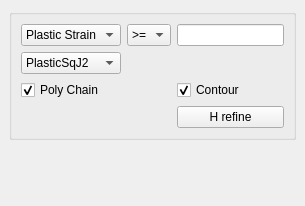
<?xml version="1.0" encoding="UTF-8"?>
<ui version="4.0">
 <class>hrefineDW</class>
 <widget class="QDockWidget" name="hrefineDW">
  <property name="geometry">
   <rect>
    <x>0</x>
    <y>0</y>
    <width>305</width>
    <height>206</height>
   </rect>
  </property>
  <property name="features">
   <set>QDockWidget::NoDockWidgetFeatures</set>
  </property>
  <property name="windowTitle">
   <string>DockWidget</string>
  </property>
  <widget class="QWidget" name="dockWidgetContents">
   <layout class="QGridLayout" name="gridLayout_2">
    <item row="0" column="0">
     <widget class="QGroupBox" name="groupBox_3">
      <property name="title">
       <string/>
      </property>
      <layout class="QGridLayout" name="gridLayout">
       <item row="0" column="0">
        <widget class="QComboBox" name="comboBox">
         <item>
          <property name="text">
           <string>Plastic Strain</string>
          </property>
         </item>
        </widget>
       </item>
       <item row="0" column="1">
        <widget class="QComboBox" name="comboBox_2">
         <item>
          <property name="text">
           <string>&gt;=</string>
          </property>
         </item>
        </widget>
       </item>
       <item row="0" column="2">
        <widget class="QLineEdit" name="isoValue"/>
       </item>
       <item row="1" column="0">
        <widget class="QComboBox" name="isolinesCombo">
         <item>
          <property name="text">
           <string>PlasticSqJ2</string>
          </property>
         </item>
        </widget>
       </item>
       <item row="2" column="0">
        <widget class="QCheckBox" name="polyChainCheck">
         <property name="enabled">
          <bool>true</bool>
         </property>
         <property name="text">
          <string>Poly Chain</string>
         </property>
         <property name="checked">
          <bool>true</bool>
         </property>
        </widget>
       </item>
       <item row="2" column="2">
        <widget class="QCheckBox" name="contourCheck">
         <property name="enabled">
          <bool>true</bool>
         </property>
         <property name="text">
          <string>Contour</string>
         </property>
         <property name="checked">
          <bool>true</bool>
         </property>
        </widget>
       </item>
       <item row="3" column="2">
        <widget class="QPushButton" name="hrefineBtn">
         <property name="text">
          <string>H refine</string>
         </property>
        </widget>
       </item>
      </layout>
     </widget>
    </item>
    <item row="0" column="1">
     <spacer name="horizontalSpacer">
      <property name="orientation">
       <enum>Qt::Horizontal</enum>
      </property>
      <property name="sizeHint" stdset="0">
       <size>
        <width>0</width>
        <height>20</height>
       </size>
      </property>
     </spacer>
    </item>
    <item row="1" column="0">
     <spacer name="verticalSpacer">
      <property name="orientation">
       <enum>Qt::Vertical</enum>
      </property>
      <property name="sizeHint" stdset="0">
       <size>
        <width>20</width>
        <height>1</height>
       </size>
      </property>
     </spacer>
    </item>
   </layout>
  </widget>
 </widget>
 <resources/>
 <connections/>
</ui>
